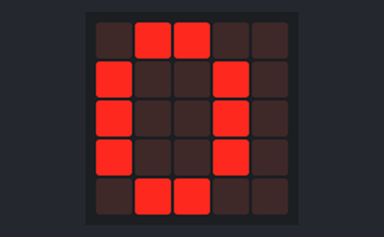
The program below on a simulated BBC micro:bit (MakeCode). Shown: the board's 5×5 LED display. At 7.5 s the program stops and its outputs stay as they are.

Above: at 0.1 s.
At 0.8 s:
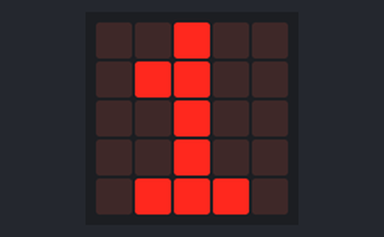
At 1.6 s:
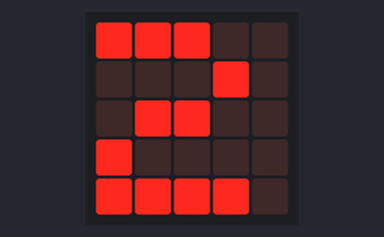
At 3.1 s:
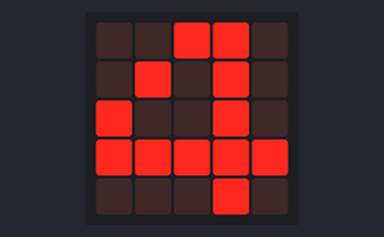
At 4.6 s:
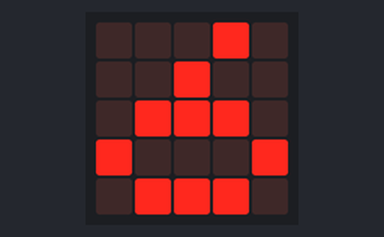
At 6.8 s:
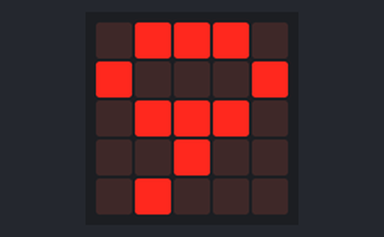

Measured:
- what the display in image 1 shows lasts 0.7 s, from 0.8 s to 1.5 s

The program:

main.ts
```typescript
namespace Tryout
{
  /* My firts extension it"s a Tryout
  */
  //% blockId = TryoutDisplayVar
  //% block="Displayvariable $x"
  //% x.min=0 x.max=9

    export function DisplayVar(x: number): void
    {
        basic.showNumber(x)
    }
}
```

test.ts
```typescript
// tests go here; this will not be compiled when this package is used as an extension.
for(let i =0; i < 10; i++)
{
    Tryout.DisplayVar(i)
}
```
